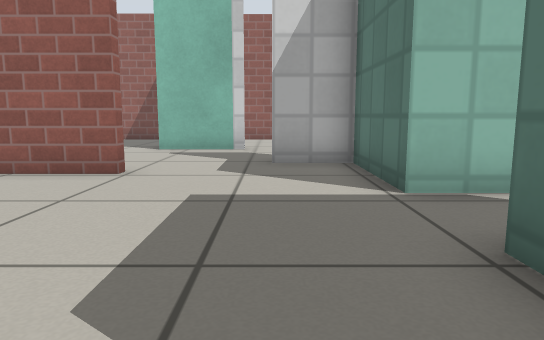
[1] (above)

16 first-person views from a walk through a world built for the Gazebo simulator. The camera is 0.5 m above the floor, tilts 8° down and sees 70° across. The floor is counted in squares, 0.5 m on a side. Each view is taken from the middle of a square. On the plan, view 1 faces up. The plan holds only what a view shows up to about 13 squares ahead; the rest is blank. The place goes on beyond the plan. Simple patterns stand in for the simulator's built-in surfaces.

[2]
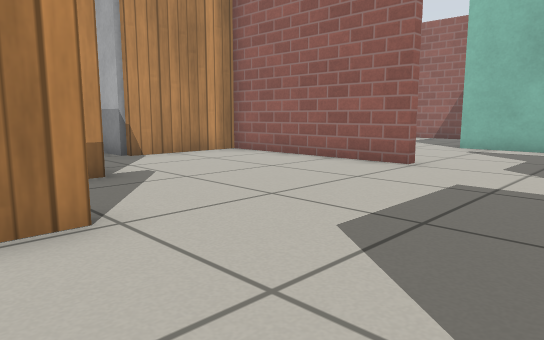

[3]
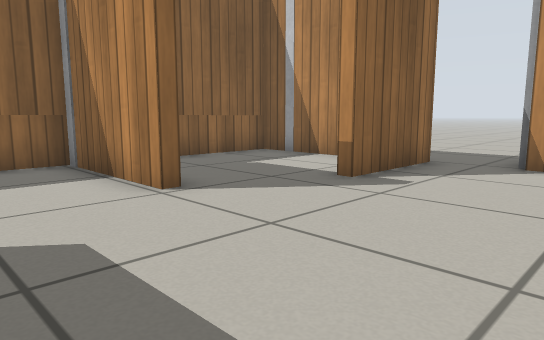

[4]
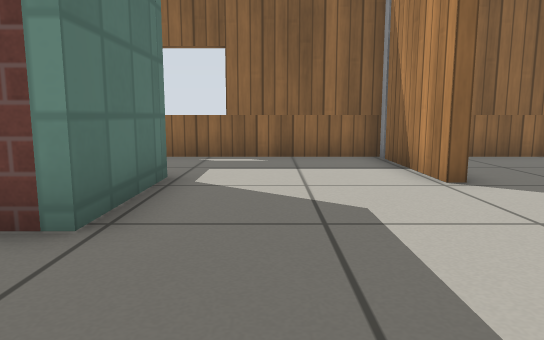

[5]
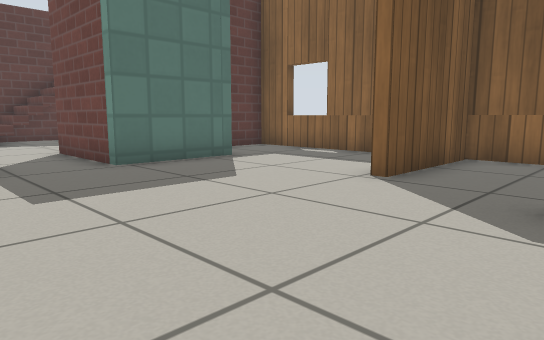

[6]
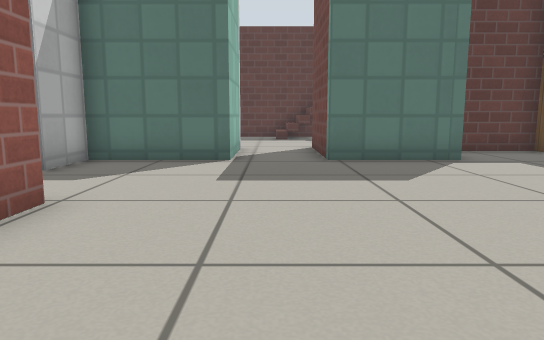

[7]
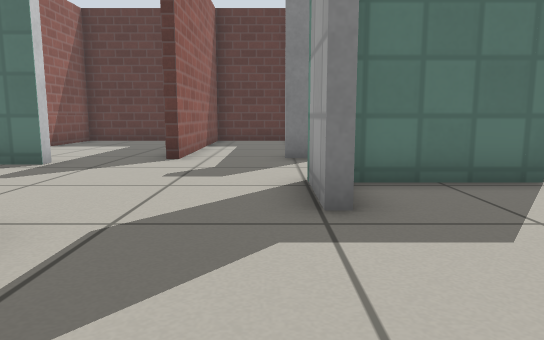

[8]
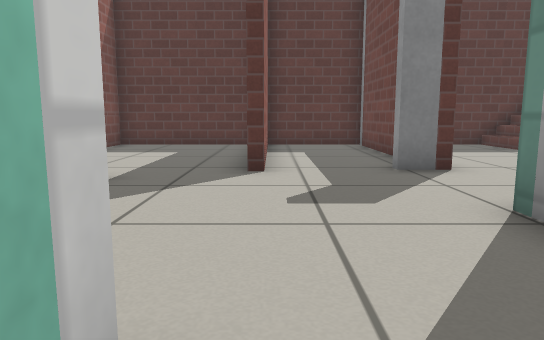

[9]
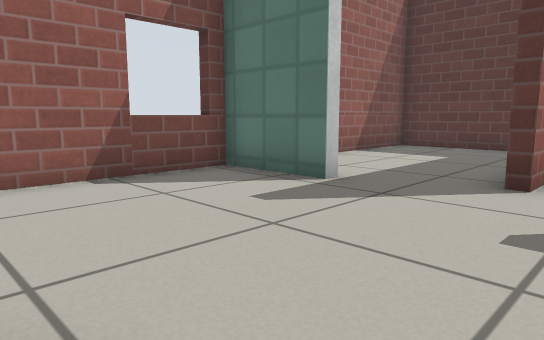

[10]
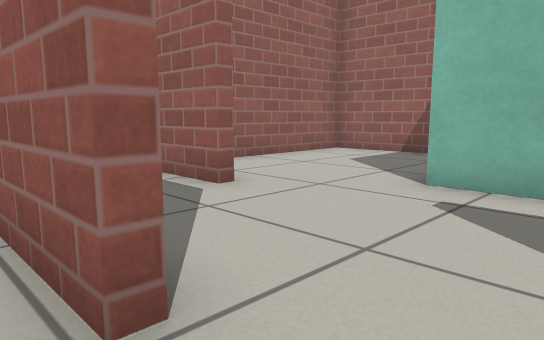

[11]
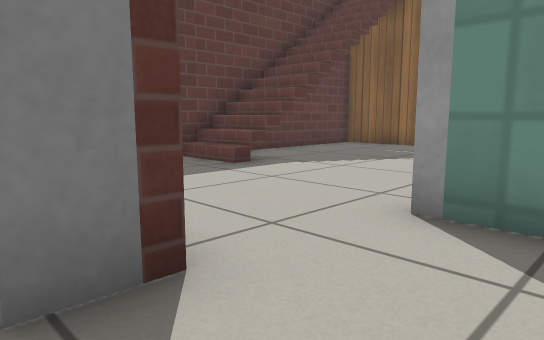

[12]
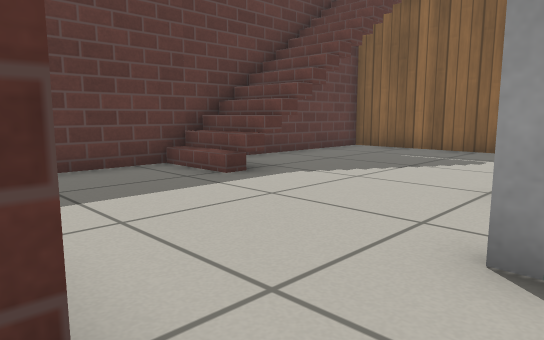

[13]
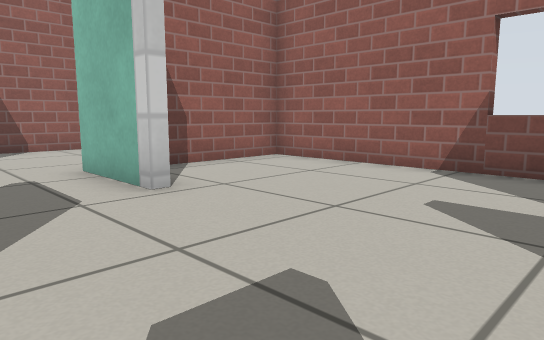

[14]
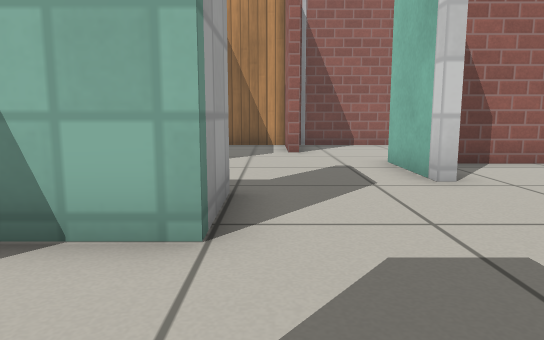

[15]
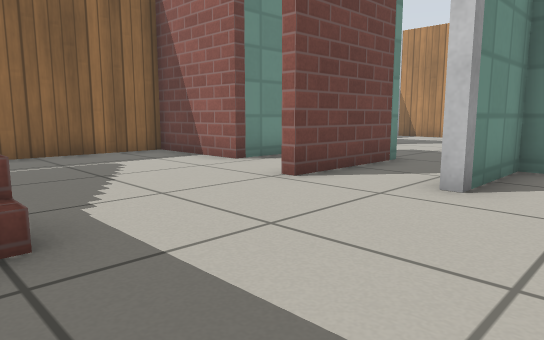

[16]
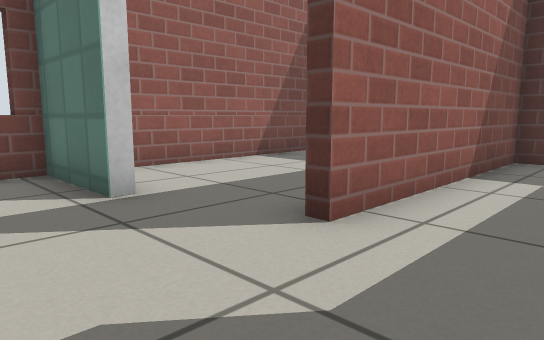

### Floor plan
Ten units are one square. View 1 is at (0, 0); x grows to the right and y downward. Boxes are objects, and circles mark ways between rooms. Rooms are numbered by the first view taken in them; rooms with no view inside come last. Other rooms are left out.
<svg viewBox="-87 -167 206 206">
<path fill="none" stroke="#000" d="M-26 -66 -82 -66 -82 -34M-74 -15 -53 -15 -53 -11M17 4 17 -27 52 -27M-29 33 -29 -3 -26 -3M-82 6 -82 34 -30 34M48 -49 17 -49 17 -81 0 -81M-26 -3 -26 33M-30 34 39 34 39 13M-55 -94 -82 -94 -82 -75M-25 -115 -34 -115M-52 -162 -82 -162 -82 -99M-8 -115 -25 -115M39 -136 39 -162 -30 -162 -30 -129M0 -84 20 -84 20 -74M51 -76 51 -87 55 -87M-26 -70 -26 -66M76 -80 114 -80 114 -111 49 -111M26 0 42 0 42 34 114 34 114 -60M20 -74 20 -52 48 -52M114 -117 114 -162 54 -162"/>
<circle cx="-5" cy="0" r="3" fill="#2a7"/>
<circle cx="-10" cy="-70" r="3" fill="#2a7"/>
<circle cx="50" cy="-40" r="3" fill="#2a7"/>
<circle cx="-30" cy="-95" r="3" fill="#2a7"/>
<circle cx="40" cy="-80" r="3" fill="#2a7"/>
<circle cx="50" cy="-125" r="3" fill="#2a7"/>
<text x="-30" y="-30">1</text>
<text x="0" y="10">2</text>
<text x="-50" y="-110">3</text>
<text x="20" y="-110">4</text>
<text x="70" y="-30">5</text>
<text x="70" y="-140">6</text>
</svg>
Room 1 opens to room 2. Room 1 opens to room 4. Room 1 opens to room 5. Room 3 opens to room 4. Room 4 opens to room 5. Room 4 opens to room 6.

Where each view was taken, in squares from view 1:
view 1: 0 up, 0 right, facing up
view 2: 1 down, 1 right, facing up-left
view 3: 5 up, 0 right, facing down-left
view 4: 6 up, 0 right, facing down
view 5: 6 up, 6 left, facing down-right
view 6: 4 up, 7 left, facing right
view 7: 9 up, 4 left, facing right
view 8: 11 up, 2 left, facing right
view 9: 10 up, 1 left, facing up-right
view 10: 6 up, 1 left, facing up-left
view 11: 9 up, 3 right, facing down-right
view 12: 8 up, 4 right, facing down-right
view 13: 9 up, 4 right, facing up-left
view 14: 9 up, 5 right, facing left
view 15: 7 up, 10 right, facing down-left
view 16: 9 up, 2 right, facing up-right
